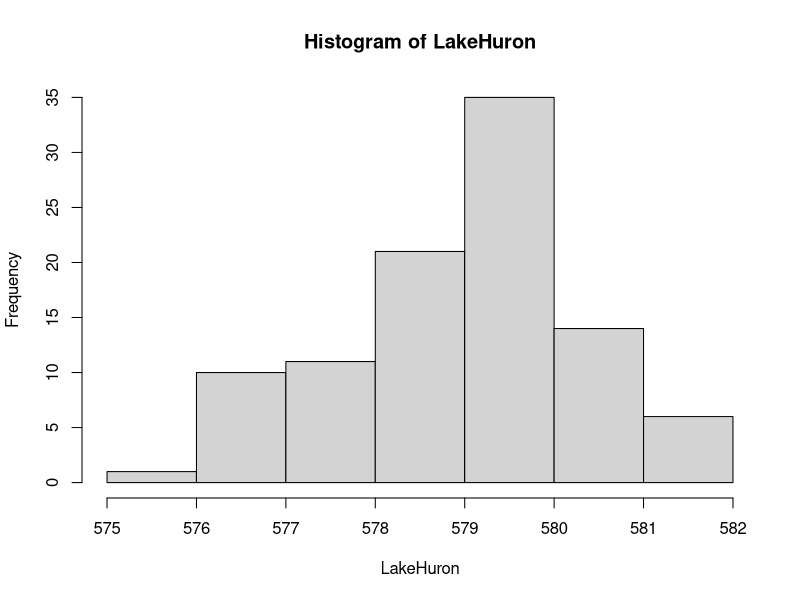

This chart was generated by the following R code:
## ---- chunk 1
knitr::opts_chunk$set(echo = TRUE)
## ---- chunk 2
hist(LakeHuron)
## ---- chunk 3
lowHi <- c(which.min(LakeHuron), which.max(LakeHuron))
yearExtrema <- attributes(LakeHuron)$tsp[1]-1 + lowHi
